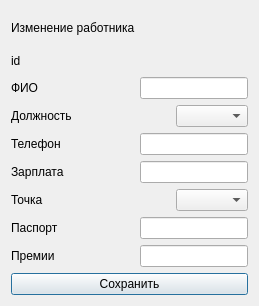
<?xml version="1.0" encoding="UTF-8"?>
<ui version="4.0">
 <class>WorkerAdd</class>
 <widget class="QDialog" name="WorkerAdd">
  <property name="geometry">
   <rect>
    <x>0</x>
    <y>0</y>
    <width>259</width>
    <height>306</height>
   </rect>
  </property>
  <property name="windowTitle">
   <string>Dialog</string>
  </property>
  <layout class="QVBoxLayout" name="verticalLayout_2">
   <item>
    <widget class="QLabel" name="label_2">
     <property name="text">
      <string>Изменение работника</string>
     </property>
    </widget>
   </item>
   <item>
    <layout class="QVBoxLayout" name="verticalLayout">
     <item>
      <layout class="QHBoxLayout" name="horizontalLayout_3">
       <item>
        <widget class="QLabel" name="idWorker">
         <property name="text">
          <string>id</string>
         </property>
        </widget>
       </item>
       <item>
        <spacer name="horizontalSpacer_3">
         <property name="orientation">
          <enum>Qt::Horizontal</enum>
         </property>
         <property name="sizeHint" stdset="0">
          <size>
           <width>40</width>
           <height>20</height>
          </size>
         </property>
        </spacer>
       </item>
      </layout>
     </item>
     <item>
      <layout class="QHBoxLayout" name="horizontalLayout">
       <item>
        <widget class="QLabel" name="FIOWorker">
         <property name="text">
          <string>ФИО</string>
         </property>
        </widget>
       </item>
       <item>
        <spacer name="horizontalSpacer">
         <property name="orientation">
          <enum>Qt::Horizontal</enum>
         </property>
         <property name="sizeHint" stdset="0">
          <size>
           <width>40</width>
           <height>20</height>
          </size>
         </property>
        </spacer>
       </item>
       <item>
        <widget class="QLineEdit" name="lineFIOWorker"/>
       </item>
      </layout>
     </item>
     <item>
      <layout class="QHBoxLayout" name="horizontalLayout_4">
       <item>
        <widget class="QLabel" name="RankWorker">
         <property name="text">
          <string>Должность</string>
         </property>
        </widget>
       </item>
       <item>
        <spacer name="horizontalSpacer_4">
         <property name="orientation">
          <enum>Qt::Horizontal</enum>
         </property>
         <property name="sizeHint" stdset="0">
          <size>
           <width>40</width>
           <height>20</height>
          </size>
         </property>
        </spacer>
       </item>
       <item>
        <widget class="QComboBox" name="ChooseRankWorker"/>
       </item>
      </layout>
     </item>
     <item>
      <layout class="QHBoxLayout" name="horizontalLayout_6">
       <item>
        <widget class="QLabel" name="PhoneWorker">
         <property name="text">
          <string>Телефон</string>
         </property>
        </widget>
       </item>
       <item>
        <spacer name="horizontalSpacer_6">
         <property name="orientation">
          <enum>Qt::Horizontal</enum>
         </property>
         <property name="sizeHint" stdset="0">
          <size>
           <width>40</width>
           <height>20</height>
          </size>
         </property>
        </spacer>
       </item>
       <item>
        <widget class="QLineEdit" name="linePassportWorker_2"/>
       </item>
      </layout>
     </item>
     <item>
      <layout class="QHBoxLayout" name="horizontalLayout_7">
       <item>
        <widget class="QLabel" name="SalaryWorker">
         <property name="text">
          <string>Зарплата</string>
         </property>
        </widget>
       </item>
       <item>
        <spacer name="horizontalSpacer_7">
         <property name="orientation">
          <enum>Qt::Horizontal</enum>
         </property>
         <property name="sizeHint" stdset="0">
          <size>
           <width>40</width>
           <height>20</height>
          </size>
         </property>
        </spacer>
       </item>
       <item>
        <widget class="QLineEdit" name="lineSalaryWorker"/>
       </item>
      </layout>
     </item>
     <item>
      <layout class="QHBoxLayout" name="horizontalLayout_2">
       <item>
        <widget class="QLabel" name="WorkerPoint">
         <property name="text">
          <string>Точка</string>
         </property>
        </widget>
       </item>
       <item>
        <spacer name="horizontalSpacer_2">
         <property name="orientation">
          <enum>Qt::Horizontal</enum>
         </property>
         <property name="sizeHint" stdset="0">
          <size>
           <width>40</width>
           <height>20</height>
          </size>
         </property>
        </spacer>
       </item>
       <item>
        <widget class="QComboBox" name="ChooseWorkerPoint"/>
       </item>
      </layout>
     </item>
     <item>
      <layout class="QHBoxLayout" name="horizontalLayout_5">
       <item>
        <widget class="QLabel" name="PssaportWorker">
         <property name="text">
          <string>Паспорт</string>
         </property>
        </widget>
       </item>
       <item>
        <spacer name="horizontalSpacer_5">
         <property name="orientation">
          <enum>Qt::Horizontal</enum>
         </property>
         <property name="sizeHint" stdset="0">
          <size>
           <width>27</width>
           <height>17</height>
          </size>
         </property>
        </spacer>
       </item>
       <item>
        <widget class="QLineEdit" name="linePassportWorker"/>
       </item>
      </layout>
     </item>
     <item>
      <layout class="QHBoxLayout" name="horizontalLayout_8">
       <item>
        <widget class="QLabel" name="BonusWorker">
         <property name="text">
          <string>Премии</string>
         </property>
        </widget>
       </item>
       <item>
        <spacer name="horizontalSpacer_8">
         <property name="orientation">
          <enum>Qt::Horizontal</enum>
         </property>
         <property name="sizeHint" stdset="0">
          <size>
           <width>40</width>
           <height>20</height>
          </size>
         </property>
        </spacer>
       </item>
       <item>
        <widget class="QLineEdit" name="lineBonusWorker"/>
       </item>
      </layout>
     </item>
     <item>
      <widget class="QPushButton" name="SaveWorker">
       <property name="text">
        <string>Сохранить</string>
       </property>
      </widget>
     </item>
    </layout>
   </item>
  </layout>
 </widget>
 <resources/>
 <connections/>
</ui>
